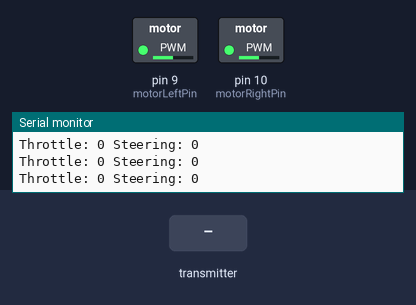
Bench run of a sketch on a simulated Arduino Mega 2560, built with avr-gcc and run on an emulated ATmega2560. Shown: switched loads named in the sketch (green lamp = pin HIGH), the last lines printed to the serial monitor. The test bench sets the inputs (shaded band).

Above: at 1.2 s.
1.3 s: the transmitter starts sending readChannel.1 = 1000
At 2.3 s:
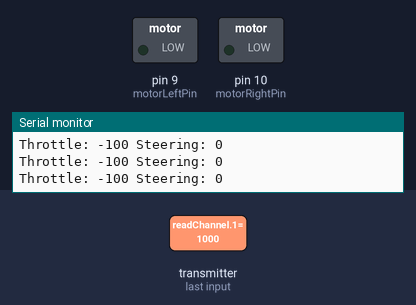
2.8 s: the transmitter starts sending readChannel.1 = 1250
At 3.2 s:
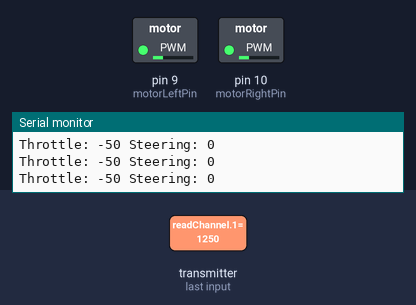
4.3 s: the transmitter starts sending readChannel.0 = 2000
At 5.5 s:
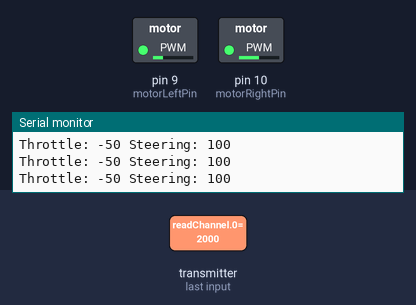
5.8 s: the transmitter starts sending readChannel.0 = 1000
At 6.6 s:
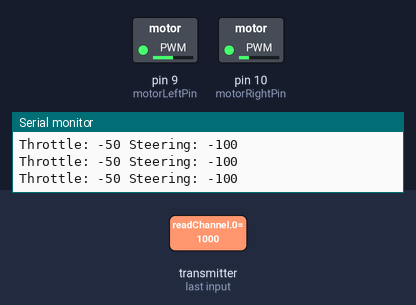
7.3 s: the transmitter starts sending readChannel.1 = 2000
At 8.2 s:
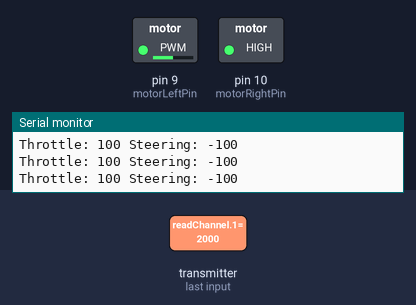
8.8 s: the transmitter starts sending readChannel.0 = 1500
At 9.1 s:
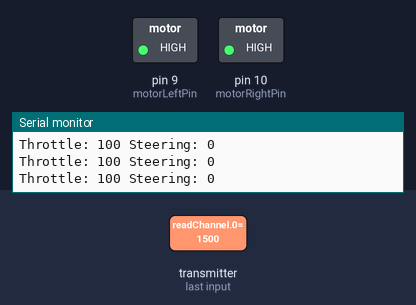
Timing chart, 0 to 11.3 s (numbered marks = the images above; inputs shaded):
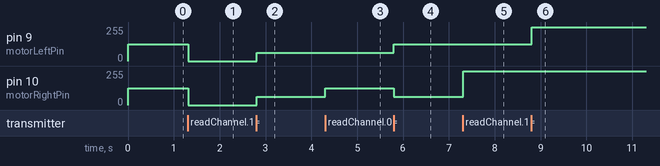

The sketch:

flysky.ino
```cpp
#include <IBusBM.h>

IBusBM ibusRc;

HardwareSerial& ibusRcSerial = Serial1;
HardwareSerial& debugSerial = Serial;

const int motorLeftPin = 9;   // Define PWM pin for left motor
const int motorRightPin = 10;  // Define PWM pin for right motor

void setup() {
  debugSerial.begin(74880);
  ibusRc.begin(ibusRcSerial);

  pinMode(motorLeftPin, OUTPUT);
  pinMode(motorRightPin, OUTPUT);
}

// Read the channel and map it to a desired range.
// If the channel is off, return the default value
int readChannel(byte channelInput, int minLimit, int maxLimit, int defaultValue){
  uint16_t ch = ibusRc.readChannel(channelInput);
  if (ch < 100) return defaultValue;
  return map(ch, 1000, 2000, minLimit, maxLimit);
}

// Control motor speed based on interpolated values
void controlMotors(int throttle, int steering) {
  int leftMotorSpeed, rightMotorSpeed;

  // Turning logic: steer channel affects which motor is active
  if (steering > 10) { // Turn right, reduce left motor speed
    leftMotorSpeed = throttle;
    rightMotorSpeed = 0;
  } else if (steering < -10) { // Turn left, reduce right motor speed
    leftMotorSpeed = 0;
    rightMotorSpeed = throttle;
  } else { // Go straight
    leftMotorSpeed = throttle;
    rightMotorSpeed = throttle;
  }

  // Map throttle values to PWM (0-255 for analogWrite)
  analogWrite(motorLeftPin, map(leftMotorSpeed, -100, 100, 0, 255));
  analogWrite(motorRightPin, map(rightMotorSpeed, -100, 100, 0, 255));
}

void loop() {
  // Channel 2 for throttle (forward/reverse), Channel 1 for steering (left/right)
  int throttle = readChannel(1, -100, 100, 0); // Adjust for your throttle channel
  int steering = readChannel(0, -100, 100, 0); // Adjust for your steering channel

  // Control motor speeds based on throttle and steering
  controlMotors(throttle, steering);

  // Debug output
  debugSerial.print("Throttle: ");
  debugSerial.print(throttle);
  debugSerial.print(" Steering: ");
  debugSerial.println(steering);

  delay(10);
}
```

Measured:
- after the input at 1.3 s, pin 9 (motorLeftPin), pin 10 (motorRightPin): 127/255 → 0/255 at once
- after the input at 2.8 s, pin 9 (motorLeftPin), pin 10 (motorRightPin): 0/255 → 63/255 at once
- after the input at 4.3 s, pin 10 (motorRightPin): 63/255 → 127/255 at once
- after the input at 5.8 s, pin 9 (motorLeftPin): 63/255 → 127/255 at once; pin 10 (motorRightPin): 127/255 → 63/255 at once
- after the input at 7.3 s, pin 10 (motorRightPin): 63/255 → 255/255 at once
- after the input at 8.8 s, pin 9 (motorLeftPin): 127/255 → 255/255 at once
